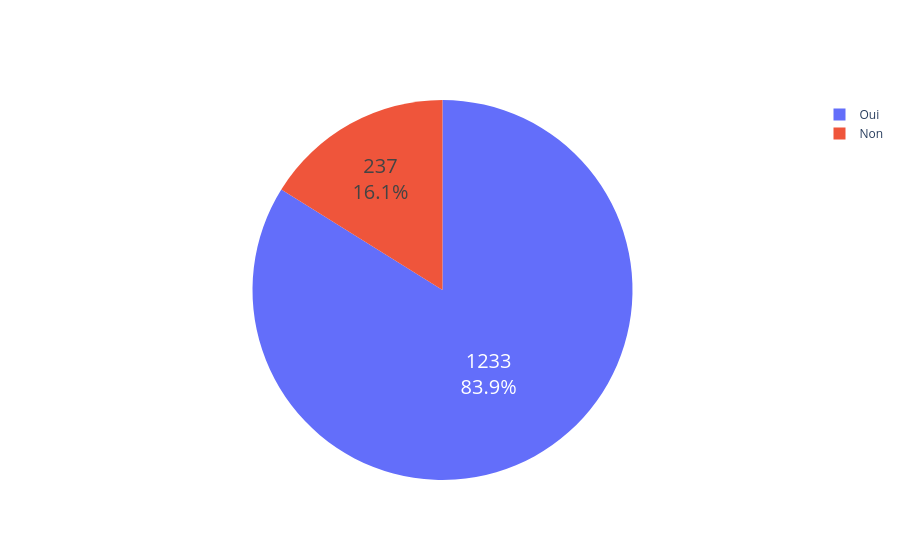

Notebook source saved alongside this figure:
### Markdown cell above
Il y a juste marqué s'il ont quitté l'entreprise, pas si il sont partie d'eux même, ni la nature de la rupture (démission, licensiement, Rupture conventionnelle )

### Code cell
df = sondage["a_quitte_l_entreprise"].value_counts().reset_index()
fig = go.Figure(data=[go.Pie(labels=['Oui','Non'],
                             values=df["count"])])
fig.update_traces(hoverinfo='label+percent', textinfo='value+percent', textfont_size=20,
                  )
fig.show()

### Figure 1 — Plotly figure (JSON) as saved in the notebook; plotly's stock layout.template omitted (floating-point values rounded to 4 significant figures)
{"data": [{"hoverinfo": "label+percent", "labels": ["Oui", "Non"], "textfont": {"size": 20}, "textinfo": "value+percent", "type": "pie", "values": [1233, 237]}], "layout": {}}
